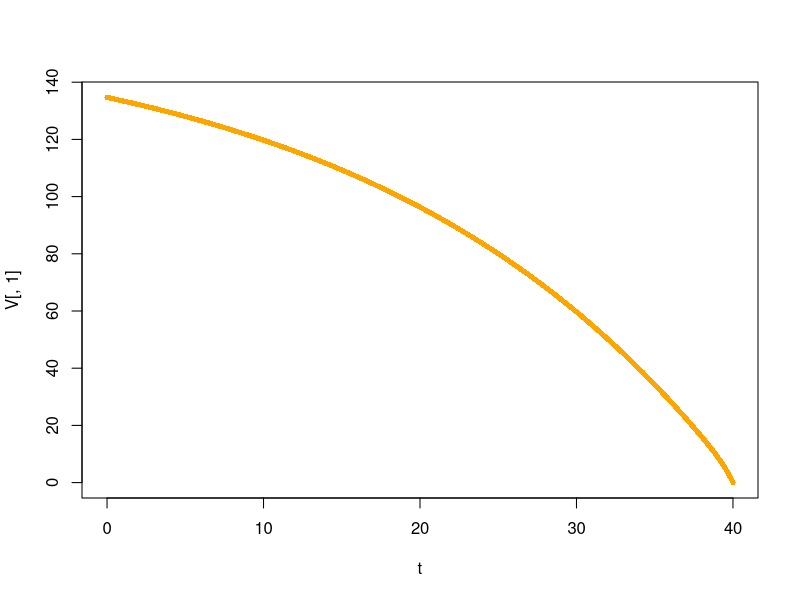
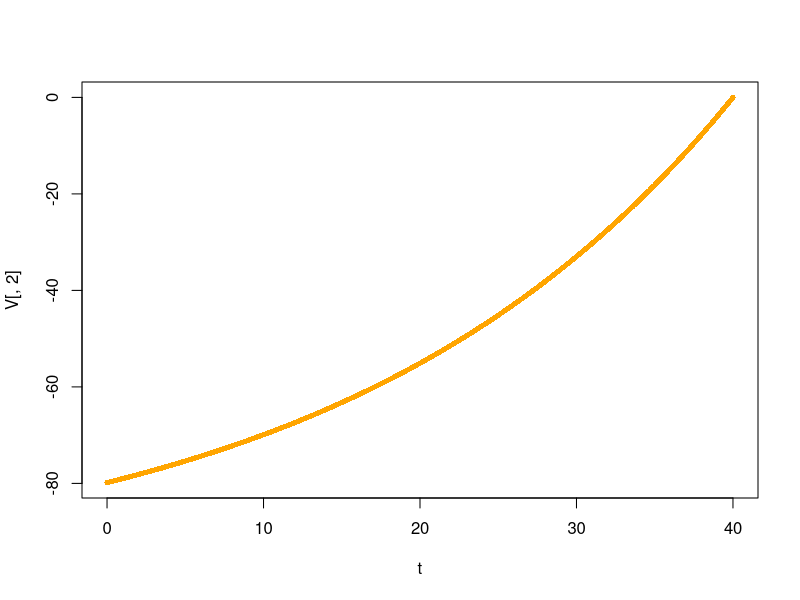
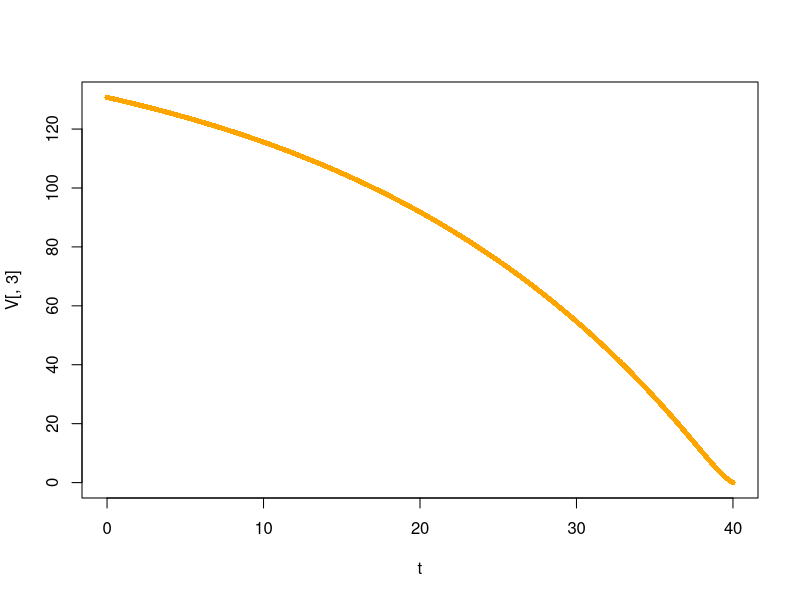
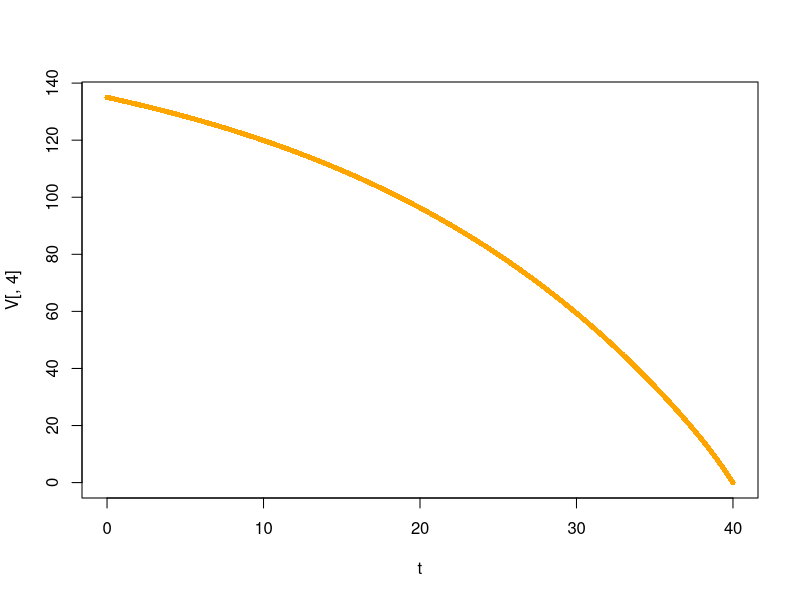

Recreate these plots in R, in order.
# __________________________________________________________________________________________________
# Thiele equation solver

T<-40
N<-100*10
t<-seq( 0, T, length.out = N )

n<-4
V<-matrix( rep( 0, n ), 1, n, byrow = TRUE )
r<-0.04
b<-c( 10, -4, 3, 8 )

B<-list( list( e = c( 2, 3, 4 ), b = c( 1, 2, 0.04 ) ), 
				 list( e = NULL, b = 0 ),
         list( e = c( 4 ), b = c( 0.05 ) ),
         list( e = c( 1, 3 ), b = c( -0.01, 0.02 ) ) )

U<-list( list( e = c( 2, 3, 4 ), u = c( 0.01, 0.7, 0.2 ), p = c( 0.01 / 0.91, 0.7 / 0.91, 0.2 / 0.91 ) ), 
         list( e = NULL, u = 0, p = 1 ),
         list( e = c( 4 ), u = c( 0.8 ), p = c( 0.8 / 0.8 ) ),
         list( e = c( 1, 3 ), u = c( 0.6, 0.3 ), p = c( 0.6 / 0.9, 0.3 / 0.9 ) ) )

I<-1:4

# Backward solver
for ( k in (N-1):1 ) {
  dt<-t[k+1] - t[k]
  v<-V[1,]
  for ( i in 1:n ) {
    v[i]<-v[i] - 
      dt * ( r * v[i] - b[i] - 
               sum( B[[i]]$b * U[[i]]$u ) - 
               sum( v[B[[i]]$e] * U[[i]]$u ) + 
               v[i] * sum( U[[i]]$u ) )
  }
  V<-rbind( v, V )
}

plot( t, V[,1], type = 'o', cex = 0.7, col = 'orange', pch = 16 )
plot( t, V[,2], type = 'o', cex = 0.7, col = 'orange', pch = 16 )
plot( t, V[,3], type = 'o', cex = 0.7, col = 'orange', pch = 16 )
plot( t, V[,4], type = 'o', cex = 0.7, col = 'orange', pch = 16 )

